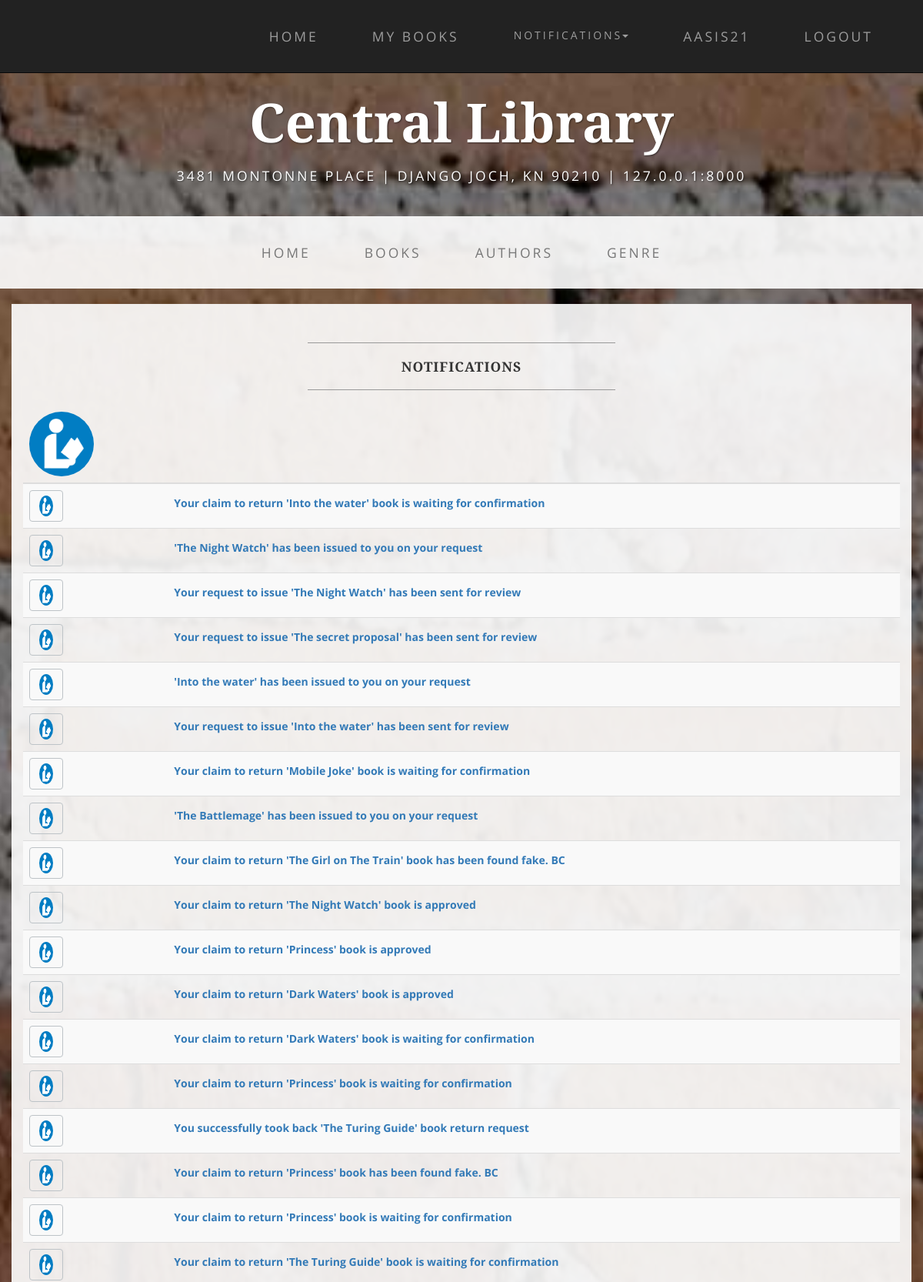
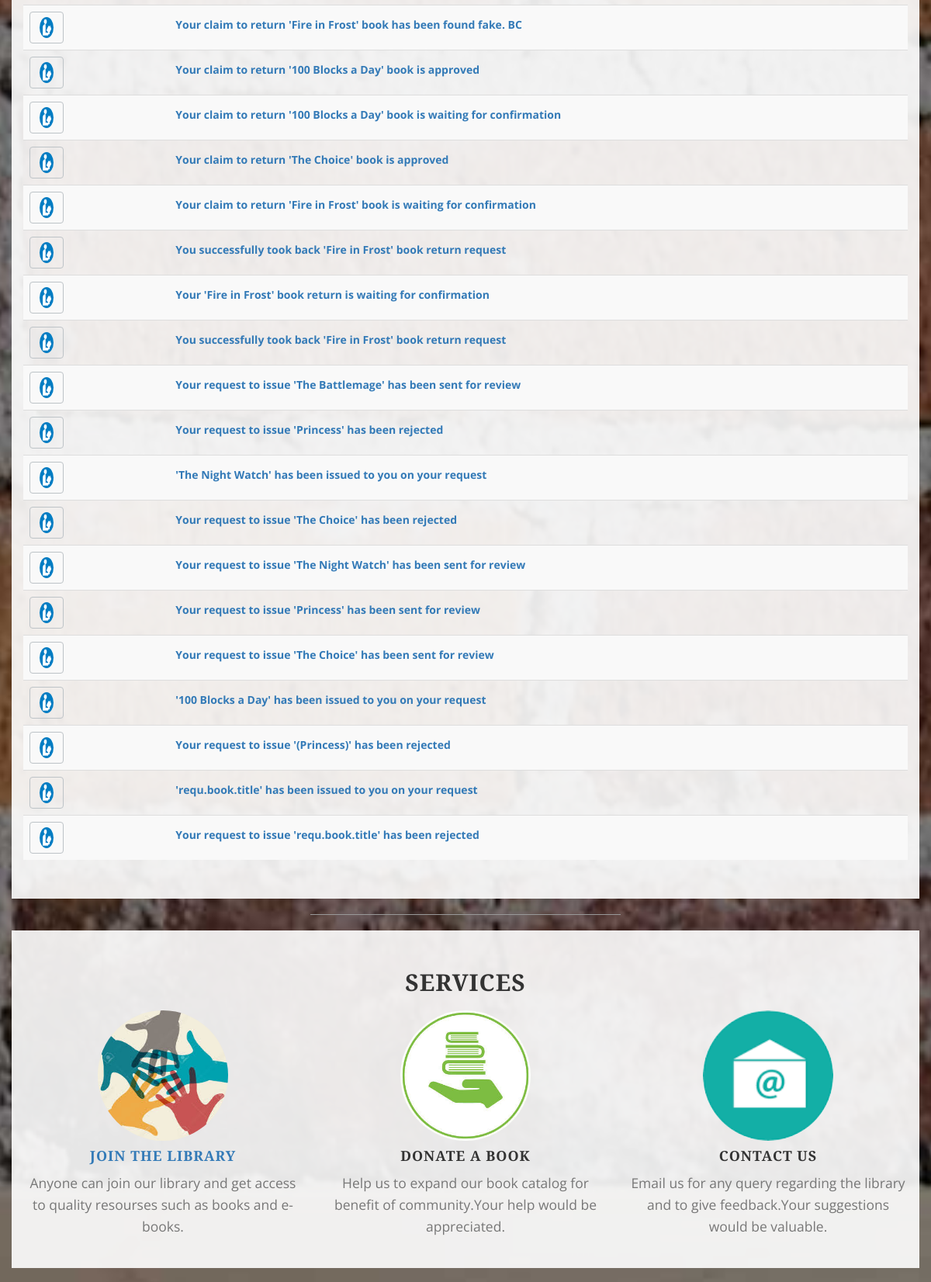
Page /lib/books/notifications/ (signed in, upper part) on the committed database (2 pictures, top to bottom).
### mylib/models.py (models this page shows)
class Notification(models.Model):
    user = models.ForeignKey(User, on_delete=models.SET_NULL, null=True, blank=True)
    notice = models.CharField(max_length=200)

### mylib/views.py (the view)
@login_required
def notifications(request):
    return render(request,'notice.html')

### mylib/global_context.py (called while the page is built)
def notice_context(request):
    if request.user.is_authenticated:
        que= Notification.objects.filter(user=request.user)
        re_note = que.values_list('notice', flat=True)
        note=re_note[::-1]
        if note:
            if len(note)>5:
                notice=note[:5]
            else:
                notice=note
        else:
            notice=['Request Book issue for notifications',]
    else:
        notice = ['Request Book issue for notifications',]
        note=['please login']
    return {'notice':notice,'note':note}

### mylib/templates/notice.html (shortened to what this page needs)
{% extends "index.html" %}
{% load staticfiles %}
{% block content %}
<div class="container box">
    <div class="row">
        <div class="col-lg-12">
            <hr>
            <h2 class="intro-text text-center">
                <strong>Notifications</strong>
            </h2>
            <hr>
            <table class="table table-striped">
                <thead class="thead-inverse">
                <tr>
                    <th><img src="{% static 'mylib/img/team/lib.jpg' %}" class="img-responsive img-circle center-block" alt="" align="middle" style="width:6em;height:6em;float:left"></th>
                    <th class="text-center"></th>
                </tr>
                </thead>
                <tbody>
                {% if note %}
                {% for item in note %}
                <tr>
                    <th scope="row"><a class="btn btn-custom"><img src="{% static 'mylib/img/team/lib.jpg' %}"  class="img-circle img-responsive" alt="" style="width:1em;height:1.5em;float:left"></a></th>
                    <td><a class="btn"><b>{{item}}</b></a></td>
                </tr>
                {% endfor %}
                {% else  %}
                <tr>
                    <th scope="row"> <p>There is no notifications for you.Request Book issue for notifications</p></th>
                </tr>
                {% endif %}
                </tbody>
            </table>
        </div>
    </div>
</div>
{% endblock content %}

### mylib/templates/index.html (shortened to what this page needs)
<!DOCTYPE html>
<html lang="en">
{% load staticfiles %}
<head>
    <link href="{% static 'mylib/css/bootstrap.min.css' %}" rel="stylesheet">
    <link href="{% static 'mylib/css/business-casual.css' %}" rel="stylesheet">
</head>
<body>
    <nav id="mainNav" class="navbar navbar-inverse navbar-custom navbar-fixed-top">
        <div class="container">
            <div class="collapse navbar-collapse" id="bs-example-navbar-collapse-1">
                 <ul class="nav navbar-nav navbar-right">
                    <li>
                        <a href="{% url 'index' %}">Home</a>
                    </li>
                    {% if user.is_authenticated %}
                    <li><a href="{% url 'my_books' %}">My Books</a></li>
                     <li class="dropdown">
                         <a class="btn btn-link dropdown-toggle" data-toggle="dropdown"type="button">Notifications<span class="caret"></span></a>
                     </li>
                    {% endif %}
                    {% if user.is_authenticated %}
                    <li><a href="#">{{user.get_username}}</a></li>
                    <li><a href="{% url 'logout' %}?next={{request.path}}">Logout</a></li>
                    {% else %}
                    <li><a href="{% url 'login' %}?next={{request.path}}">Login</a></li>
                     <li><a href="{% url 'sign_in' %}?next={{request.path}}">Sign_in</a></li>
                    {% endif %}
                </ul>
            </div>
        </div>
    </nav>
    <div class="brand main">Central Library</div>
    <div class="address-bar">3481 Montonne Place | Django joch, KN 90210 | 127.0.0.1:8000</div>
    <nav class="navbar navbar-default" role="navigation">
        <div class="container">
            <div class="collapse navbar-collapse" id="bs-example-navbar-collapse-1">
                <ul class="nav navbar-nav">
                    <li>
                        <a href="{% url 'index' %}">Home</a>
                    </li>
                    <li>
                        <a href="{% url 'books' %}">Books</a>
                    </li>
                    <li>
                        <a href="{% url 'authors' %}">Authors</a>
                    </li>
                    <li>
                        <a href=#>Genre</a>
                    </li>
                </ul>
            </div>
        </div>
    </nav>
    {% block content  %}{% endblock %}
    <hr>
    <section id="services">
        <div class="container box ">
            <div class="row ">
                <div class="col-lg-12 text-center">
                    <h2 class="section-heading">Services</h2>
                </div>
            </div>
            <div class="row text-center">
                <div class="col-md-4">
                    <span>
                        <img src={% static "mylib/img/service/1.jpg" %}   class="img-responsive img-circle center-block" style="width:12em;height:12em" alt="" align="middle">
                    </span>
                    <h4 class="service-heading"><a href="{% url 'sign_in' %}">Join The Library</a></h4>
                    <p class="text-muted">Anyone can join our library and get access to quality resourses such as books and e-books.</p>
                </div>
                <div class="col-md-4">
                    <span>
                        <img src={% static "mylib/img/service/2.jpg" %}   class="img-responsive img-circle center-block" style="width:12em;height:12em" alt="" align="middle">
                    </span>
                    <h4 class="service-heading">Donate a Book</h4>
                    <p class="text-muted">Help us to expand our book catalog for benefit of community.Your help would be appreciated. </p>
                </div>
                <div class="col-md-4">
                    <span>
                        <img src={% static "mylib/img/service/3.png" %}   class="img-responsive img-circle  center-block" style="width:12em;height:12em" alt="" align="middle">
                    </span>
                    <h4 class="service-heading">Contact Us</h4>
                    <p class="text-muted">Email us for any query regarding the library and to give feedback.Your suggestions would be valuable.</p>
                </div>
            </div>
        </div>
        </section>
</body>
</html>

### mylib/templates/index.html (style rules this page uses)
#mainNav { background-color:light; }
.main { margin-top:80px; }

### rows in the picture
Notification: notice "Your claim to return 'Into the water' book is waiting for confirmation"
Notification: notice "'Into the water' has been issued to you on your request"
Notification: notice "Your request to issue 'Into the water' has been sent for review"
Notification: notice "Your claim to return 'Mobile Joke' book is waiting for confirmation"
Notification: notice "Your claim to return 'The Girl on The Train' book has been found fake. BC"
Notification: notice "Your claim to return 'The Night Watch' book is approved"
Notification: notice "Your claim to return 'Princess' book is approved"
Notification: notice "Your claim to return 'Dark Waters' book is approved"
Notification: notice "Your claim to return 'Dark Waters' book is waiting for confirmation"
Notification: notice "You successfully took back 'The Turing Guide' book return request"
Notification: notice "Your claim to return 'Princess' book has been found fake. BC"
Notification: notice "Your claim to return 'The Turing Guide' book is waiting for confirmation"
Notification: notice "Your claim to return 'Fire in Frost' book has been found fake. BC"
Notification: notice "Your claim to return '100 Blocks a Day' book is approved"
Notification: notice "Your claim to return '100 Blocks a Day' book is waiting for confirmation"
Notification: notice "Your claim to return 'The Choice' book is approved"
Notification: notice "Your claim to return 'Fire in Frost' book is waiting for confirmation"
Notification: notice "Your 'Fire in Frost' book return is waiting for confirmation"
Notification: notice "Your request to issue 'Princess' has been rejected"
Notification: notice "Your request to issue 'The Choice' has been rejected"
Notification: notice "Your request to issue 'Princess' has been sent for review"
Notification: notice "Your request to issue 'The Choice' has been sent for review"
Notification: notice "'100 Blocks a Day' has been issued to you on your request"
Notification: notice "Your request to issue '(Princess)' has been rejected"
Notification: notice "'requ.book.title' has been issued to you on your request"
Notification: notice "Your request to issue 'requ.book.title' has been rejected"

### other values in the picture
{{ user.get_username }} "AASIS21"
{{ item }} "'The Night Watch' has been issued to you on your request" "Your request to issue 'The Night Watch' has been sent for review" "Your request to issue 'The secret proposal' has been sent for review" "'The Battlemage' has been issued to you on your request" "Your claim to return 'Princess' book is waiting for confirmation" "Your claim to return 'Princess' book is waiting for confirmation" "You successfully took back 'Fire in Frost' book return request" "You successfully took back 'Fire in Frost' book return request" "Your request to issue 'The Battlemage' has been sent for review" "'The Night Watch' has been issued to you on your request" "Your request to issue 'The Night Watch' has been sent for review"
